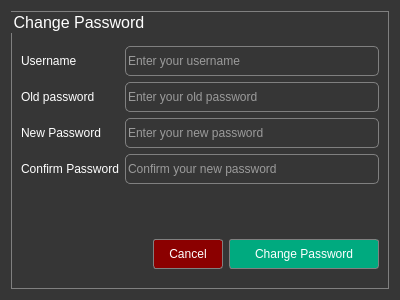
<?xml version="1.0" encoding="UTF-8"?>
<ui version="4.0">
 <class>ChangePasswordDialog</class>
 <widget class="QDialog" name="ChangePasswordDialog">
  <property name="geometry">
   <rect>
    <x>0</x>
    <y>0</y>
    <width>400</width>
    <height>300</height>
   </rect>
  </property>
  <property name="font">
   <font>
    <family>MS Shell Dlg 2</family>
    <pointsize>12</pointsize>
    <weight>50</weight>
    <italic>false</italic>
    <bold>false</bold>
   </font>
  </property>
  <property name="windowTitle">
   <string>Change Password</string>
  </property>
  <property name="windowIcon">
   <iconset>
    <normaloff>:/icons/shopping.png</normaloff>:/icons/shopping.png</iconset>
  </property>
  <property name="styleSheet">
   <string notr="true">*{
font: 12pt &quot;MS Shell Dlg 2&quot;;
color:white;
}
QDialog{
background-color:rgb(54,54,54);
color:white;
}
QGroupBox{
border:1px solid grey;
color:white;
padding:25px,10px;
}
QLineEdit{
border:1px solid grey;
background-color:rgb(54,54,54);
border-radius:5px;
color:white;
}</string>
  </property>
  <layout class="QVBoxLayout" name="verticalLayout_2">
   <item>
    <widget class="QGroupBox" name="groupBox">
     <property name="styleSheet">
      <string notr="true">QPushButton{
border:1px solid grey;
border-radius:3px;
}
QToolTip{
background-color:black;
color:white;
border:1px solid grey;
}
QPushButton:hover{
border:2px solid white;
}
QPushButton:pressed{
border:3px solid orange;
}
QLineEdit{
color:white;
}</string>
     </property>
     <property name="title">
      <string>Change Password</string>
     </property>
     <layout class="QVBoxLayout" name="verticalLayout">
      <item>
       <layout class="QFormLayout" name="formLayout">
        <item row="0" column="0">
         <widget class="QLabel" name="label">
          <property name="minimumSize">
           <size>
            <width>0</width>
            <height>30</height>
           </size>
          </property>
          <property name="text">
           <string>Username</string>
          </property>
         </widget>
        </item>
        <item row="0" column="1">
         <widget class="QLineEdit" name="lineEdit_username">
          <property name="minimumSize">
           <size>
            <width>0</width>
            <height>30</height>
           </size>
          </property>
          <property name="maxLength">
           <number>50</number>
          </property>
          <property name="echoMode">
           <enum>QLineEdit::Normal</enum>
          </property>
          <property name="placeholderText">
           <string>Enter your username</string>
          </property>
         </widget>
        </item>
        <item row="1" column="1">
         <widget class="QLineEdit" name="lineEdit_old_password">
          <property name="minimumSize">
           <size>
            <width>0</width>
            <height>30</height>
           </size>
          </property>
          <property name="maxLength">
           <number>20</number>
          </property>
          <property name="echoMode">
           <enum>QLineEdit::Password</enum>
          </property>
          <property name="placeholderText">
           <string>Enter your old password</string>
          </property>
         </widget>
        </item>
        <item row="1" column="0">
         <widget class="QLabel" name="label_2">
          <property name="minimumSize">
           <size>
            <width>0</width>
            <height>30</height>
           </size>
          </property>
          <property name="text">
           <string>Old password</string>
          </property>
         </widget>
        </item>
        <item row="2" column="1">
         <widget class="QLineEdit" name="lineEdit_new_pass">
          <property name="minimumSize">
           <size>
            <width>0</width>
            <height>30</height>
           </size>
          </property>
          <property name="maxLength">
           <number>20</number>
          </property>
          <property name="echoMode">
           <enum>QLineEdit::Password</enum>
          </property>
          <property name="placeholderText">
           <string>Enter your new password</string>
          </property>
         </widget>
        </item>
        <item row="2" column="0">
         <widget class="QLabel" name="label_3">
          <property name="minimumSize">
           <size>
            <width>0</width>
            <height>30</height>
           </size>
          </property>
          <property name="text">
           <string>New Password</string>
          </property>
         </widget>
        </item>
        <item row="3" column="1">
         <widget class="QLineEdit" name="lineEdit_newpass_2">
          <property name="minimumSize">
           <size>
            <width>0</width>
            <height>30</height>
           </size>
          </property>
          <property name="maxLength">
           <number>20</number>
          </property>
          <property name="echoMode">
           <enum>QLineEdit::Password</enum>
          </property>
          <property name="placeholderText">
           <string>Confirm your new password</string>
          </property>
         </widget>
        </item>
        <item row="3" column="0">
         <widget class="QLabel" name="label_4">
          <property name="minimumSize">
           <size>
            <width>0</width>
            <height>30</height>
           </size>
          </property>
          <property name="text">
           <string>Confirm Password</string>
          </property>
         </widget>
        </item>
       </layout>
      </item>
      <item>
       <layout class="QHBoxLayout" name="horizontalLayout">
        <item>
         <spacer name="horizontalSpacer">
          <property name="orientation">
           <enum>Qt::Horizontal</enum>
          </property>
          <property name="sizeHint" stdset="0">
           <size>
            <width>40</width>
            <height>20</height>
           </size>
          </property>
         </spacer>
        </item>
        <item>
         <widget class="QPushButton" name="pushButton_cancel">
          <property name="minimumSize">
           <size>
            <width>70</width>
            <height>30</height>
           </size>
          </property>
          <property name="styleSheet">
           <string notr="true">background-color: rgb(139, 0, 0);</string>
          </property>
          <property name="text">
           <string>Cancel</string>
          </property>
         </widget>
        </item>
        <item>
         <widget class="QPushButton" name="pushButton_change">
          <property name="minimumSize">
           <size>
            <width>150</width>
            <height>30</height>
           </size>
          </property>
          <property name="styleSheet">
           <string notr="true">background-color: rgb(0, 170, 127);</string>
          </property>
          <property name="text">
           <string>Change Password</string>
          </property>
         </widget>
        </item>
       </layout>
      </item>
     </layout>
    </widget>
   </item>
  </layout>
 </widget>
 <resources/>
 <connections>
  <connection>
   <sender>pushButton_cancel</sender>
   <signal>clicked()</signal>
   <receiver>ChangePasswordDialog</receiver>
   <slot>close()</slot>
   <hints>
    <hint type="sourcelabel">
     <x>200</x>
     <y>226</y>
    </hint>
    <hint type="destinationlabel">
     <x>3</x>
     <y>307</y>
    </hint>
   </hints>
  </connection>
 </connections>
</ui>
